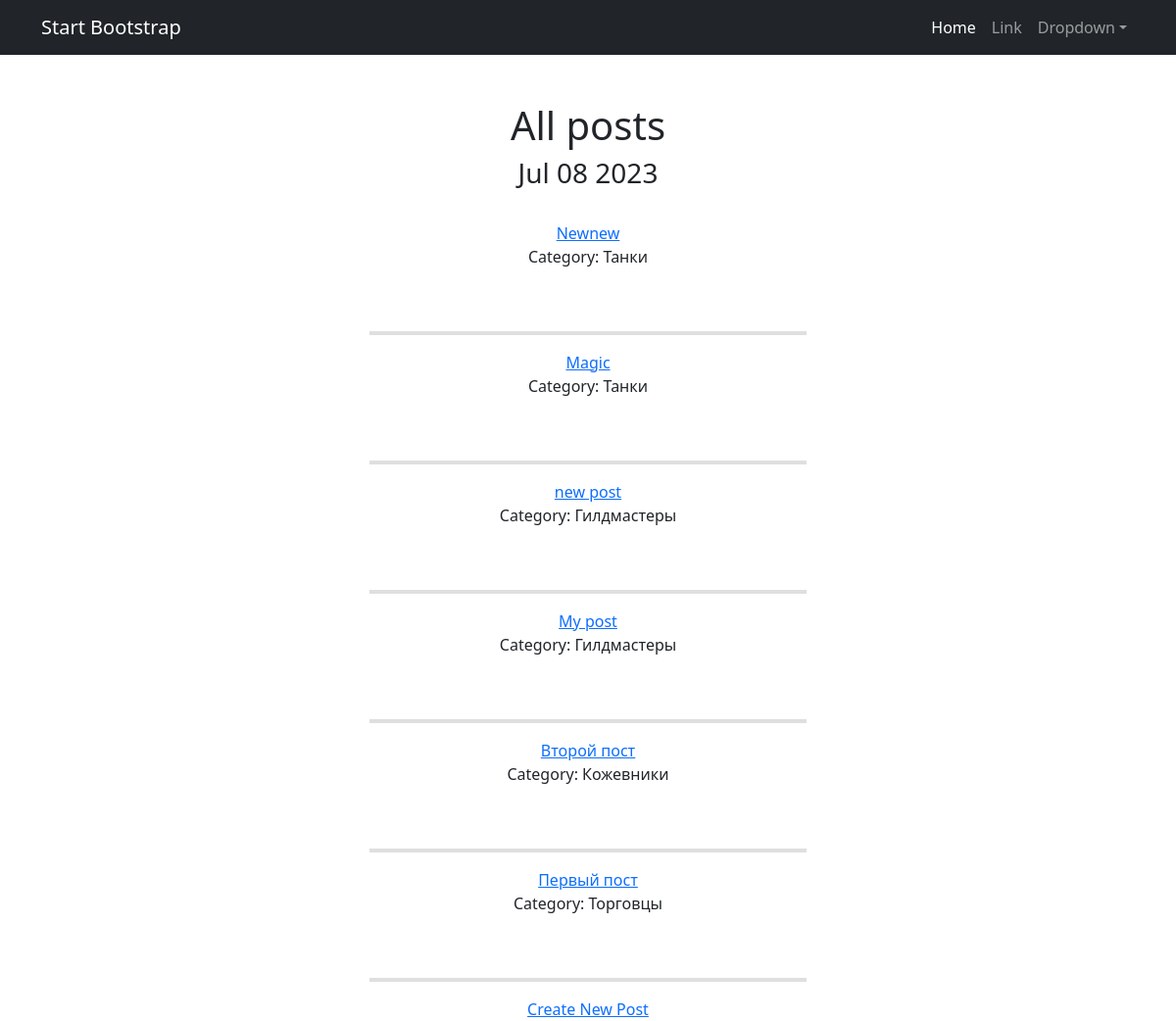
Before: /posts/ (signed in) with the older database file.
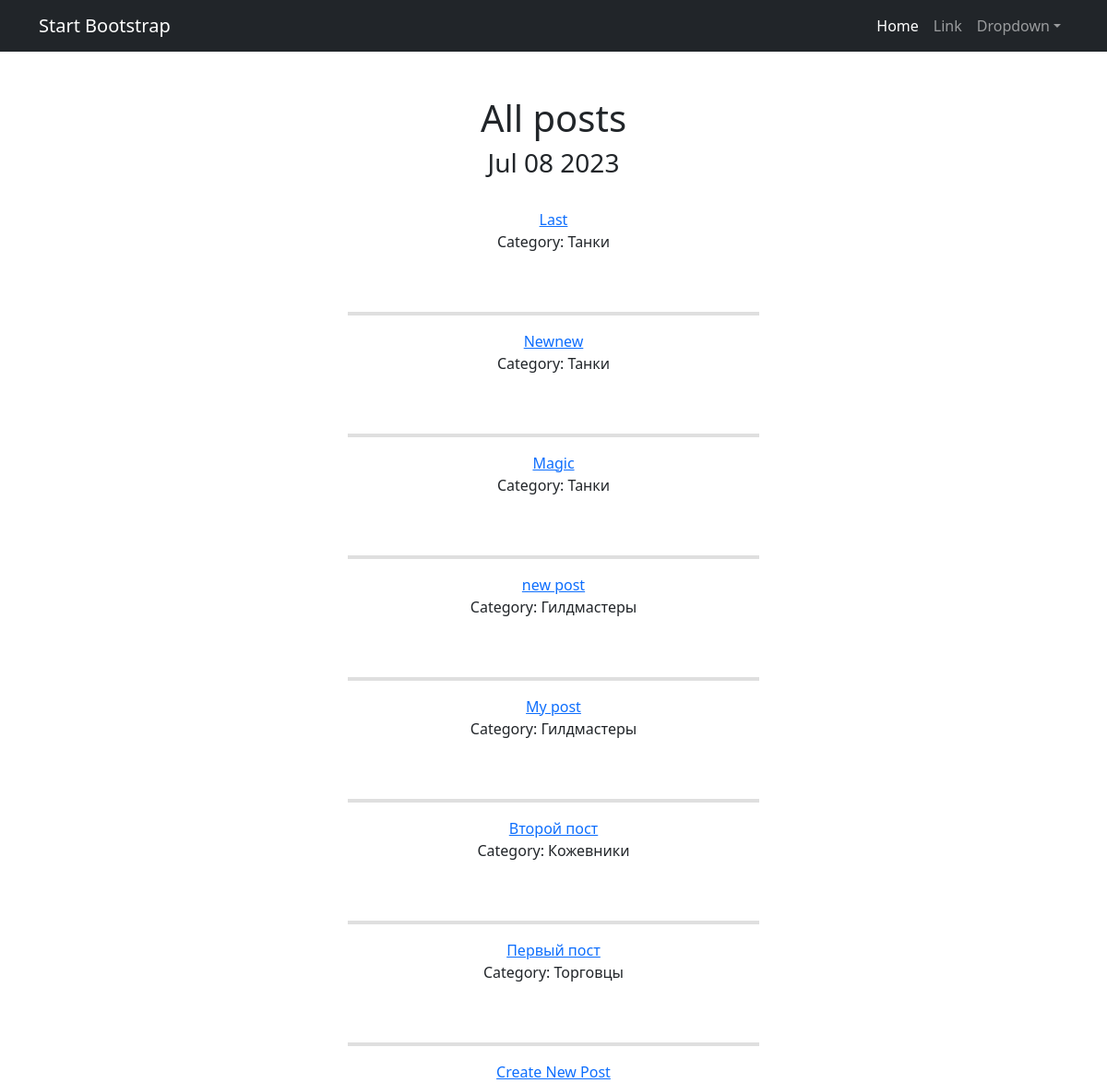
After: the same page with the newer database file.
### board/models.py (models this page shows, shortened)
class Post(models.Model):
    CATEGORY_CHOICES = [
        ('TK', 'Танки'),
        ('HL', 'Хилы'),
        ('DD', 'ДД'),
        ('TD', 'Торговцы'),
        ('GM', 'Гилдмастеры'),
        ('QG', 'Квестгиверы'),
        ('SM', 'Кузнецы'),
        ('TN', 'Кожевники'),
        ('HM', 'Зельевары'),
        ('WZ', 'Мастера заклинаний'),
    ]
    author = models.ForeignKey('CustomUser', on_delete=models.CASCADE)
    category = models.ForeignKey(Category, on_delete=models.CASCADE)
    post_time_in = models.DateTimeField(auto_now_add=True)
    title = models.CharField(max_length=255)
    post_text = models.TextField()
    image = models.ImageField(upload_to='post_images/', null=True, blank=True)
    video_url = models.URLField(null=True, blank=True)

class Category(models.Model):
    name = models.CharField(max_length=255, unique=True)

### board/views.py (the view)
# urls.py: path('', PostList.as_view(), name='posts'),
class PostList(LoginRequiredMixin, ListView):
    model = Post
    ordering = '-post_time_in'
    template_name = 'posts.html'
    context_object_name = 'posts'
    paginate_by = 10
    def get_queryset(self):
        queryset = super().get_queryset()
        self.filterset = PostFilter(self.request.GET, queryset)
        return self.filterset.qs
    def get_context_data(self, **kwargs):
        context = super().get_context_data(**kwargs)
        context['filterset'] = self.filterset
        context['time_now'] = timezone.now()
        return context

### templates/posts.html (shortened to what this page needs)
{% extends "flatpages/default.html" %}
{% block content %}
<h1>All posts</h1>
<h3>{{ time_now|date:'M d Y' }}</h3>
<br>
{% if posts %}
    {% for post in posts %}
    <p>
        <a href="{% url 'post_detail' pk=post.pk %}">{{ post.title }}</a><br>
        Category: {{ post.category.name }}
        <br>
        <br>
        <br>
    </p>
    <hr style="height:4px;color:gray">
    {% endfor %}
{% else %}
   <h2>No posts available!</h2>
{% endif %}
{% if user.is_authenticated %}
    <a href="{% url 'post_create' %}">Create New Post</a>
{% endif %}
{% endblock content %}

Changed rows visible on the page:
added Post: title "Last", category.name "Танки"
